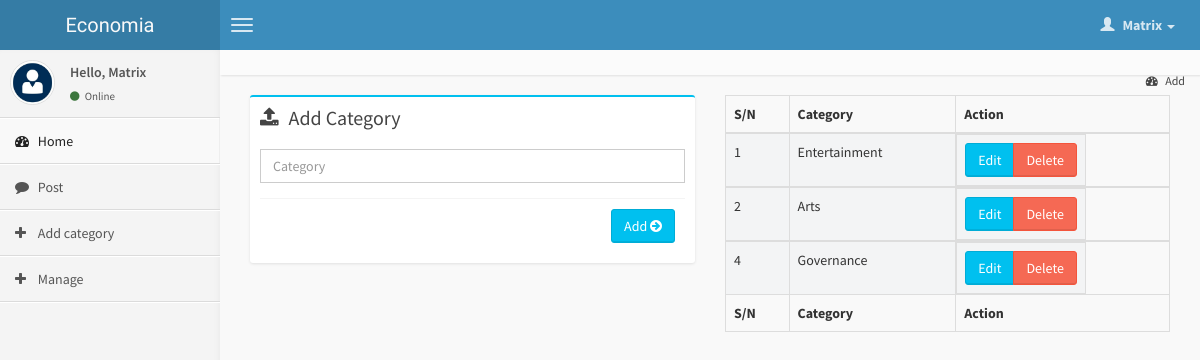
Screenshot of /category.php (signed in) with the database file from the repository.
### tables this page shows
CREATE TABLE IF NOT EXISTS `users` (
  `user_id` int(8) NOT NULL AUTO_INCREMENT,
  `name` varchar(50) NOT NULL,
  `username` varchar(30) NOT NULL,
  `password` varchar(255) NOT NULL,
  `email` varchar(255) NOT NULL,
  `user_date` date NOT NULL,
  `user_level` int(8) NOT NULL,
  PRIMARY KEY (`user_id`),
  UNIQUE KEY `user_name_unique` (`username`)
);

CREATE TABLE IF NOT EXISTS `categories` (
  `id` int(11) NOT NULL AUTO_INCREMENT,
  `category` varchar(50) NOT NULL,
  `cat_date` date NOT NULL,
  PRIMARY KEY (`id`)
);

### lib/library.php (called while the page is built, shortened)
<?php
class DemoLib{
    public function runQuery($sql)
    {
        $db = DB();
        $stmt = $db->prepare($sql);
        return $stmt;
    }
}

### category.php (the view, shortened to what this page needs)
<?php include 'header.php'; ?>
        <div class="wrapper row-offcanvas row-offcanvas-left">
            <?php include 'sidebar.php'; ?>
            <aside class="right-side">
                <section class="content-header">
                    <ol class="breadcrumb">
                        <li><a href="#"><i class="fa fa-dashboard"></i> Add</a></li>
                    </ol>
                </section>
                <section class="content">
                            <div class="col-sm-6">
                            <div class="box box-info">
                                <div class="box-header">
                                    <i class="fa fa-upload"></i>
                                    <h3 class="box-title">Add Category</h3>
                                </div>
                                <div class="box-body">
                                    <form action="category.php" method="post">
                                        <div class="form-group">
                                            <input type="text" class="form-control" name="category" placeholder="Category"/>
                                        </div>
                                        <div class="box-footer clearfix">
                                    <button class="pull-right btn btn-info" id="sendEmail" type="submit" name="add">Add <i class="fa fa-arrow-circle-right"></i></button>
                                </div>
                                </form>
                                </div>
                            </div>
                    </div>
                    <div class="col-sm-6">
                        <div class="box-info">
                            <div class="box-body">
                                    <table id="example1" class="table table-bordered table-striped">
                                        <thead>
                                            <tr>
                                                <th>S/N</th>
                                                <th>Category</th>
                                                <th>Action</th>
                                            </tr>
                                        </thead>
                                        <?php
                                        $stmt3 = $app->runQuery("SELECT * FROM categories");
                                        $stmt3->execute();
                                    while ($row=$stmt3->fetch(PDO::FETCH_ASSOC)) { ?>
                                        <tbody>
                                            <tr>
                                                <td><?php echo $row['id']; ?></td>
                                                <td><?php echo $row['category']; ?></td>
                                                <td class="btn-group"><button data-toggle="modal" data-target="#myModal<?php echo $row['id']; ?>" class="btn btn-info">Edit</button><button class="btn btn-danger">Delete</button></td>
                                            </tr>
                                        </tbody>
                                        <?php } ?>
                                        <tfoot>
                                            <tr>
                                                <th>S/N</th>
                                                <th>Category</th>
                                                <th>Action</th>
                                            </tr>
                                        </tfoot>
                                    </table>
                                    </div>
                    </div>
                    </div>
                </section>
            </aside>
        </div>
        <?php include 'footer.php'; ?>
    </body>
</html>

### header.php (shortened to what this page needs)
<?php ob_flush();
require 'lib/library.php';
$app = new DemoLib();
    $user_id = $_SESSION['user_id'];
    $stmt = $app->runQuery("SELECT * FROM users WHERE user_id=:user_id");
    $stmt->execute(array(":user_id"=>$user_id));
    $userRow=$stmt->fetch(PDO::FETCH_ASSOC);
?>
<!DOCTYPE html>
<html>
    <head>
        <link href="css/bootstrap.min.css" rel="stylesheet" type="text/css" />
        <link href="css/font-awesome.min.css" rel="stylesheet" type="text/css" />
        <link href="css/ionicons.min.css" rel="stylesheet" type="text/css" />
        <link href="css/morris/morris.css" rel="stylesheet" type="text/css" />
        <link href="css/jvectormap/jquery-jvectormap-1.2.2.css" rel="stylesheet" type="text/css" />
        <link href="css/fullcalendar/fullcalendar.css" rel="stylesheet" type="text/css" />
        <link href="css/daterangepicker/daterangepicker-bs3.css" rel="stylesheet" type="text/css" />
        <link href="css/bootstrap-wysihtml5/bootstrap3-wysihtml5.min.css" rel="stylesheet" type="text/css" />
        <link href="css/AdminLTE.css" rel="stylesheet" type="text/css" />
    </head>
        <body class="skin-blue">
        <header class="header">
            <a href="index.php" class="logo">
               Economia
            </a>
            <nav class="navbar navbar-static-top" role="navigation">
                <a href="#" class="navbar-btn sidebar-toggle" data-toggle="offcanvas" role="button">
                    <span class="icon-bar"></span>
                    <span class="icon-bar"></span>
                    <span class="icon-bar"></span>
                </a>
                <div class="navbar-right">
                    <ul class="nav navbar-nav">
                        <li class="dropdown user user-menu">
                            <a href="#" class="dropdown-toggle" data-toggle="dropdown">
                                <i class="glyphicon glyphicon-user"></i>
                                <span><?php echo ucfirst($userRow['username']); ?> <i class="caret"></i></span>
                            </a>
                        </li>
                    </ul>
                </div>
            </nav>
        </header>

### sidebar.php
<aside class="left-side sidebar-offcanvas">
    <section class="sidebar">
        <div class="user-panel">
            <div class="pull-left image">
                <img src="img/avatar3.jpg" class="img-circle" alt="User Image" />
            </div>
            <div class="pull-left info">
                <p>Hello, <?php echo ucfirst($userRow['username']); ?></p>
                <a href="#"><i class="fa fa-circle text-success"></i> Online</a>
            </div>
        </div>
        <ul class="sidebar-menu">
            <li class="active">
                <a href="home.php">
                    <i class="fa fa-dashboard"></i> <span>Home</span>
                </a>
            </li>
            <li class="">
                <a href="post.php">
                    <i class="fa fa-comment"></i> <span>Post</span>
                </a>
            </li>
            <?php
                if ($userRow['user_level']==1) { ?>
                <li class="">
                    <a href="category.php">
                        <i class="fa fa-plus"></i> <span>Add category</span>
                    </a>
                </li>
                <li class="">
                    <a href="admin.php">
                        <i class="fa fa-plus"></i> <span>Manage</span>
                    </a>
                </li>
              <?php  }
             ?>
        </ul>
    </section>
</aside>

### rows the page displays
users: username "Matrix"
categories: id "1", category "Entertainment"
categories: id "2", category "Arts"
categories: id "4", category "Governance"
